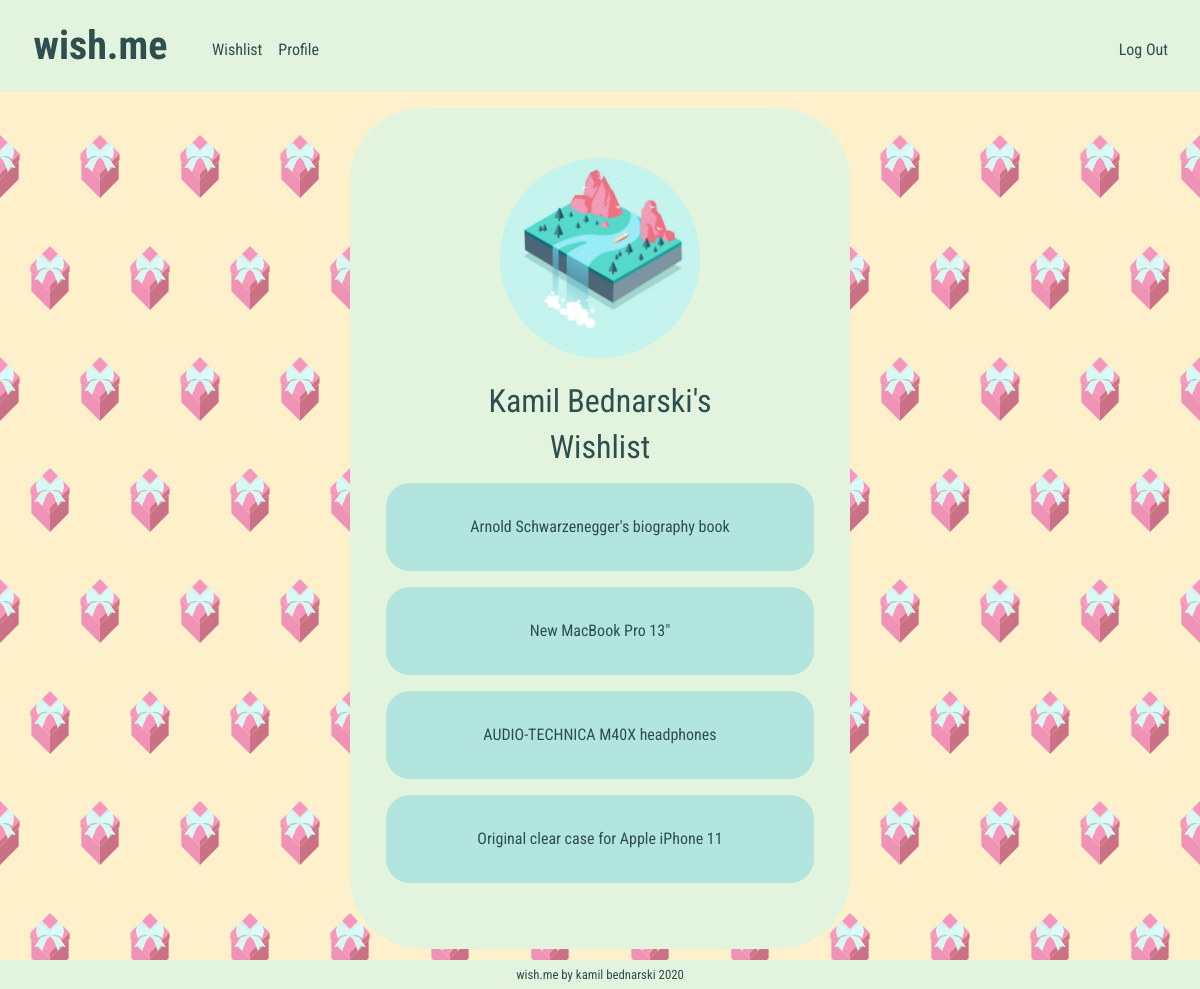
The page /bdktestbdk (signed in) on the database its author committed.
### tables this page shows
CREATE TABLE users (id INTEGER PRIMARY KEY AUTOINCREMENT, username TEXT NOT NULL, hash TEXT NOT NULL, name TEXT NOT NULL, surname TEXT NOT NULL, email TEXT NOT NULL, city TEXT NOT NULL, country TEXT NOT NULL);

CREATE TABLE wishes (id INTEGER NOT NULL, wish TEXT NOT NULL, date TIMESTAMP NOT NULL DEFAULT CURRENT_TIMESTAMP);

### app.py (the view)
@app.route("/<username>", methods=["GET", "POST"])
def public_profile(username):
    print(f"LOG INFO: SEARCHING FOR USER WITH USERNAME: {username}")
    user_data = db.execute("SELECT * FROM users WHERE username = :username", username=username)
    if len(user_data) == 1:
        username = username
        id = user_data[0]["id"]
        name = user_data[0]["name"]
        surname = user_data[0]["surname"]
        email = user_data[0]["email"]
        city = user_data[0]["city"]
        country = user_data[0]["country"]
        user_image = db.execute("SELECT * FROM images WHERE id = :id", id=id)
        if user_image[0]["image"] == 1:
            image_source = f"/uploads/{id}.jpg"
        else:
            image_source = "profileimg.bmp"
        user_data = db.execute("SELECT * FROM users WHERE id = :id", id=id)
        name = user_data[0]["name"]
        surname = user_data[0]["surname"]
        wishlist = db.execute("SELECT wish FROM wishes WHERE id = :id", id=id)
        return render_template("profile_public.html", name=name, surname=surname, username=username, email=email, city=city, country=country, image_source=image_source, wishlist=wishlist)
    else:
        flash("There's no user with that username.")
        return redirect(url_for('index'))

### app.py (called while the page is built)
@app.after_request
def after_request(response):
    response.headers["Cache-Control"] = "no-cache, no-store, must-revalidate"
    response.headers["Expires"] = 0
    response.headers["Pragma"] = "no-cache"
    return response

### templates/profile_public.html (shortened to what this page needs)
{% extends "layout.html" %}
{% block main %}
    <div class="form-container">
        <div class="text-center pb-4">
            <img class="profile-img" src="../static/image/{{ image_source }}">
        </div>
        <div class="form-group">
            <div class="text-center">
                <h2>{{ name }} {{ surname }}'s</h2>
                <h2>Wishlist</h2>
            </div>
        </div>
        {% for record in wishlist %}
            <div class="pb-3">
                <div class="wishlist-item-container">
                    <div class="form-group text-center pt-3">
                        <p>{{ wishlist[loop.index-1]['wish'] }}</p>
                    </div>
                </div>
            </div>
        {% endfor %}
    </div>
{% endblock %}

### static/styles.css (style rules this page uses)
::placeholder { color: lightgrey !important; }
body { font-family: 'Roboto Condensed', sans-serif; background-color: #FFF0CC; background-image: url('/static/image/background-segment.svg'); background-repeat: repeat; background-size: 100px; z-index: -1; background-attachment: fixed; }
h2 { font-weight: 400; }
.form-container { width: 80vw; max-width: 500px; padding-left: 3vw; padding-right: 3vw; padding-top: 50px; padding-bottom: 50px; border-radius: 4.5rem; background-color: #E2F3DE; }
.profile-img { border-radius: 50%; object-fit: cover; width: 20vw; height: 20vw; max-width: 200px; max-height: 200px; }
.wishlist-item-container { width: auto; padding-top: 1rem; padding-bottom: 1rem; max-width: 500px; border-radius: 1.5rem; background-color: #B1E5DE; }

### rows shown on the page
users: name "Kamil", surname "Bednarski"
wishes: wish "Arnold Schwarzenegger's biography book"
wishes: wish "New MacBook Pro 13\""
wishes: wish "AUDIO-TECHNICA M40X headphones"
wishes: wish "Original clear case for Apple iPhone 11"
